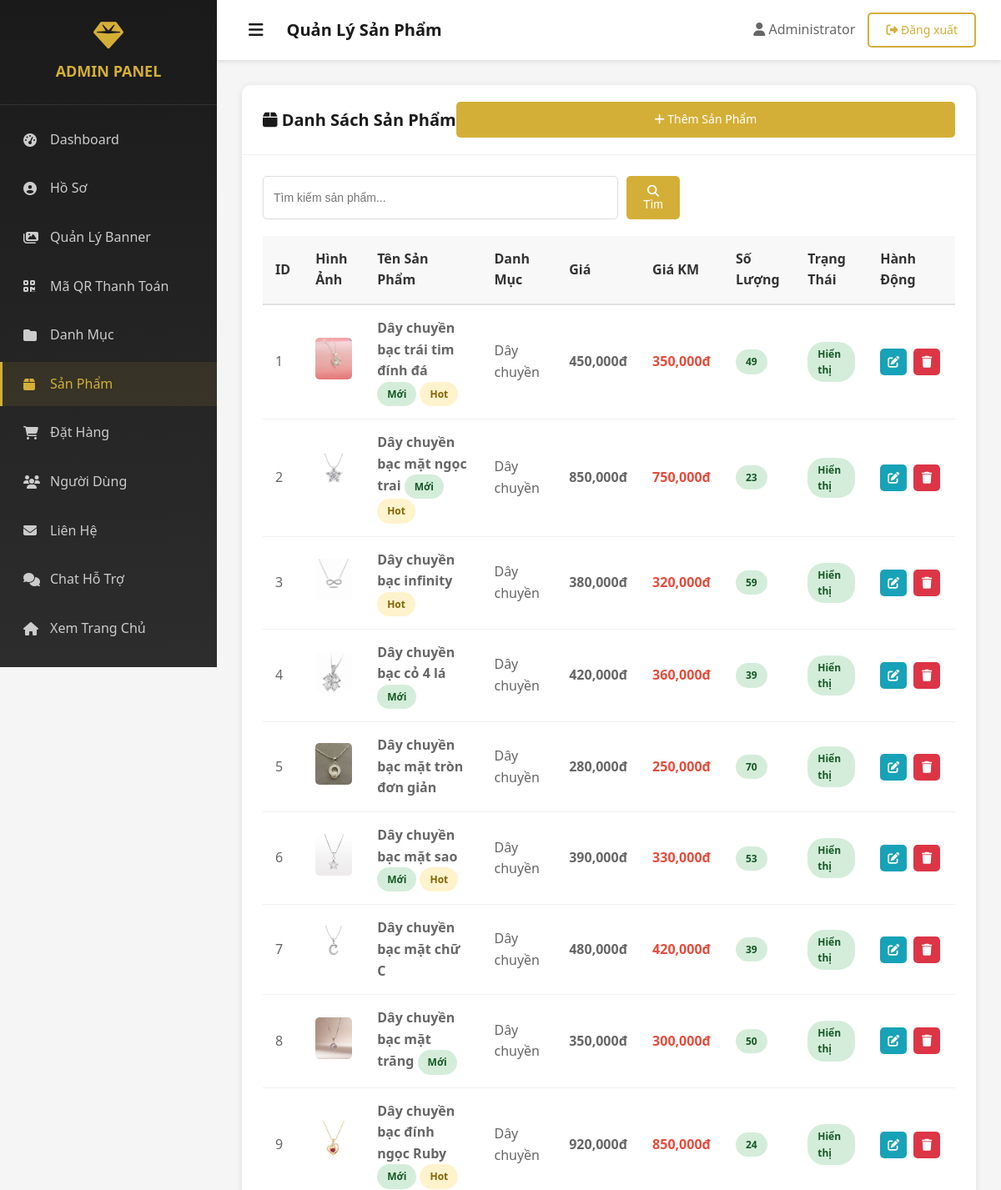
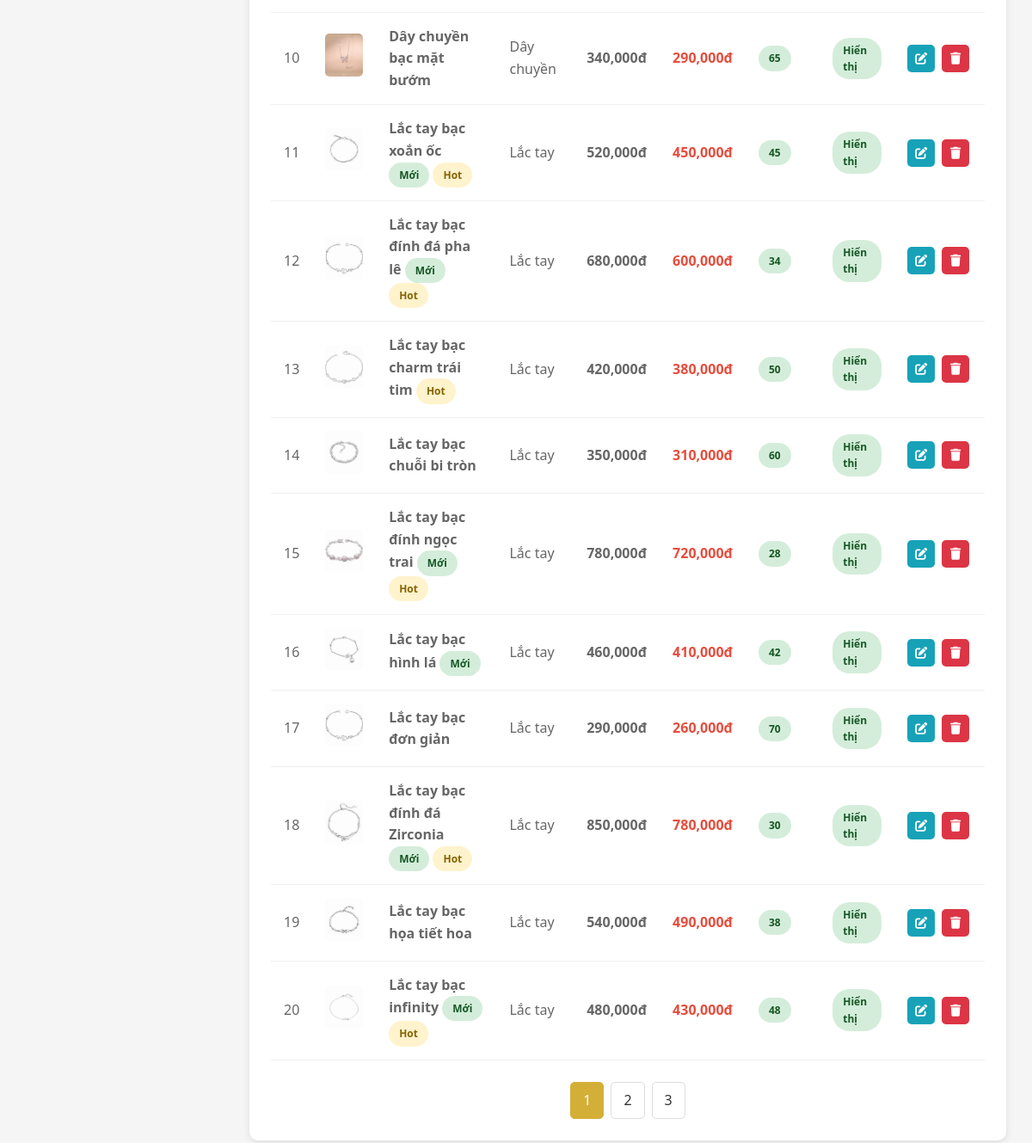
/admin/products.php (signed in), run on the app's committed database (2 pictures, top to bottom).
### tables this page shows
CREATE TABLE `products` (
  `id` int(11) NOT NULL,
  `category_id` int(11) NOT NULL,
  `name` varchar(255) NOT NULL,
  `slug` varchar(255) NOT NULL,
  `description` text DEFAULT NULL,
  `price` decimal(10,2) NOT NULL,
  `sale_price` decimal(10,2) DEFAULT NULL,
  `image` varchar(255) DEFAULT NULL,
  `images` text DEFAULT NULL,
  `quantity` int(11) DEFAULT 0,
  `weight` decimal(8,2) DEFAULT NULL,
  `material` varchar(100) DEFAULT NULL,
  `is_new` tinyint(1) DEFAULT 0,
  `is_featured` tinyint(1) DEFAULT 0,
  `status` tinyint(1) DEFAULT 1,
  `views` int(11) DEFAULT 0,
  `created_at` timestamp NOT NULL DEFAULT current_timestamp(),
  `updated_at` timestamp NOT NULL DEFAULT current_timestamp() ON UPDATE current_timestamp()
);

CREATE TABLE `categories` (
  `id` int(11) NOT NULL,
  `name` varchar(100) NOT NULL,
  `slug` varchar(100) NOT NULL,
  `description` text DEFAULT NULL,
  `image` varchar(255) DEFAULT NULL,
  `status` tinyint(1) DEFAULT 1,
  `created_at` timestamp NOT NULL DEFAULT current_timestamp(),
  `updated_at` timestamp NOT NULL DEFAULT current_timestamp() ON UPDATE current_timestamp()
);

### admin/products.php (the view, shortened to what this page needs)
<?php
require_once 'check_admin.php';
$gioi_han = 20;
$trang_hientai = isset($_GET['page']) ? (int)$_GET['page'] : 1;
$vi_tri_batdau = ($trang_hientai - 1) * $gioi_han;
$tu_khoa = isset($_GET['search']) ? mysqli_real_escape_string($conn, $_GET['search']) : '';
$dieu_kien = $tu_khoa ? "WHERE name LIKE '%$tu_khoa%'" : '';
$tong_sanpham = mysqli_fetch_assoc(mysqli_query($conn, "SELECT COUNT(*) as count FROM products $dieu_kien"))['count'];
$tong_sotrang = ceil($tong_sanpham / $gioi_han);
$limit = $gioi_han;
$page = $trang_hientai;
$offset = $vi_tri_batdau;
$search = $tu_khoa;
$where = $dieu_kien;
$total_pages = $tong_sotrang;
$products_query = "SELECT p.*, c.name as category_name
                  FROM products p
                  LEFT JOIN categories c ON p.category_id = c.id
                  $where
                  ORDER BY p.created_at DESC
                  LIMIT $limit OFFSET $offset";
$products = mysqli_query($conn, $products_query);
include 'includes/header.php';
?>
<div class="admin-card">
    <div class="admin-card-header">
        <h3><i class="fas fa-box"></i> Danh Sách Sản Phẩm</h3>
        <a href="product-add.php" class="btn btn-primary">
            <i class="fas fa-plus"></i> Thêm Sản Phẩm
        </a>
    </div>
    <div class="admin-card-body">
        <form method="GET" style="margin-bottom: 20px;">
            <div style="display: flex; gap: 10px; max-width: 500px;">
                <input type="text" name="search" class="form-control" placeholder="Tìm kiếm sản phẩm..."
                       value="<?php echo htmlspecialchars($search); ?>">
                <button type="submit" class="btn btn-primary">
                    <i class="fas fa-search"></i> Tìm
                </button>
            </div>
        </form>
        <table class="admin-table">
            <thead>
                <tr>
                    <th>ID</th>
                    <th>Hình Ảnh</th>
                    <th>Tên Sản Phẩm</th>
                    <th>Danh Mục</th>
                    <th>Giá</th>
                    <th>Giá KM</th>
                    <th>Số Lượng</th>
                    <th>Trạng Thái</th>
                    <th>Hành Động</th>
                </tr>
            </thead>
            <tbody>
                <?php if(mysqli_num_rows($products) > 0): ?>
                <?php while($product = mysqli_fetch_assoc($products)): ?>
                <tr>
                    <td><?php echo $product['id']; ?></td>
                    <td>
                        <img src="<?php echo BASE_URL; ?>assets/images/products/<?php echo $product['image']; ?>"
                             alt="<?php echo $product['name']; ?>">
                    </td>
                    <td>
                        <strong><?php echo $product['name']; ?></strong>
                        <?php if($product['is_new']): ?>
                        <span class="badge badge-success">Mới</span>
                        <?php endif; ?>
                        <?php if($product['is_featured']): ?>
                        <span class="badge badge-warning">Hot</span>
                        <?php endif; ?>
                    </td>
                    <td><?php echo $product['category_name']; ?></td>
                    <td><strong><?php echo number_format($product['price']); ?>đ</strong></td>
                    <td>
                        <?php if($product['sale_price']): ?>
                        <strong style="color: #e74c3c;"><?php echo number_format($product['sale_price']); ?>đ</strong>
                        <?php else: ?>
                        -
                        <?php endif; ?>
                    </td>
                    <td>
                        <span class="badge <?php echo $product['quantity'] > 10 ? 'badge-success' : 'badge-warning'; ?>">
                            <?php echo $product['quantity']; ?>
                        </span>
                    </td>
                    <td>
                        <?php if($product['status']): ?>
                        <span class="badge badge-success">Hiển thị</span>
                        <?php else: ?>
                        <span class="badge badge-danger">Ẩn</span>
                        <?php endif; ?>
                    </td>
                    <td>
                        <div class="action-buttons">
                            <a href="product-edit.php?id=<?php echo $product['id']; ?>" class="btn-icon btn-edit" title="Sửa">
                                <i class="fas fa-edit"></i>
                            </a>
                            <a href="products.php?delete=<?php echo $product['id']; ?>"
                               onclick="return confirm('Bạn có chắc muốn xóa?')"
                               class="btn-icon btn-delete" title="Xóa">
                                <i class="fas fa-trash"></i>
                            </a>
                        </div>
                    </td>
                </tr>
                <?php endwhile; ?>
                <?php endif; ?>
            </tbody>
        </table>
        <?php if($total_pages > 1): ?>
        <div class="admin-pagination">
            <?php for($i = 1; $i <= $total_pages; $i++): ?>
            <a href="?page=<?php echo $i; ?>&search=<?php echo $search; ?>"
               class="<?php echo $page == $i ? 'active' : ''; ?>">
                <?php echo $i; ?>
            </a>
            <?php endfor; ?>
        </div>
        <?php endif; ?>
    </div>
</div>
<?php include 'includes/footer.php'; ?>

### assets/css/style.css (style rules this page uses)
* { margin: 0; padding: 0; box-sizing: border-box; }
body { font-family: 'Segoe UI', Tahoma, Geneva, Verdana, sans-serif; line-height: 1.6; color: #333; background-color: #f8f8f8; }
a { text-decoration: none; color: inherit; transition: all 0.3s ease; }
img { max-width: 100%; height: auto; }
.btn { padding: 10px 20px; border: none; border-radius: 5px; cursor: pointer; font-size: 14px; font-weight: 500; transition: all 0.3s; text-align: center; display: inline-block; }
.btn-primary { background: #d4af37; color: #fff; flex: 1; }
.form-control { width: 100%; padding: 12px; border: 1px solid #ddd; border-radius: 5px; font-size: 14px; transition: border-color 0.3s; }

### admin/assets/css/admin.css (style rules this page uses)
.admin-body { background: #f5f5f5; font-family: 'Segoe UI', Tahoma, Geneva, Verdana, sans-serif; }
.admin-card { background: #fff; border-radius: 10px; box-shadow: 0 2px 8px rgba(0,0,0,0.1); margin-bottom: 30px; }
.admin-card-header { padding: 20px 25px; border-bottom: 1px solid #f0f0f0; display: flex; justify-content: space-between; align-items: center; }
.admin-card-header h3 { color: #1a1a1a; font-size: 20px; margin: 0; }
.admin-card-body { padding: 25px; }
.admin-table { width: 100%; background: #fff; border-collapse: collapse; }
.admin-table thead { background: #f8f8f8; }
.admin-table th { padding: 15px; text-align: left; font-weight: 600; color: #333; border-bottom: 2px solid #e0e0e0; }
.admin-table td { padding: 15px; border-bottom: 1px solid #f0f0f0; color: #666; }
.admin-table img { width: 50px; height: 50px; object-fit: cover; border-radius: 5px; }
.badge { display: inline-block; padding: 5px 12px; border-radius: 20px; font-size: 12px; font-weight: 600; }
.badge-success { background: #d4edda; color: #155724; }
.badge-warning { background: #fff3cd; color: #856404; }
.action-buttons { display: flex; gap: 8px; }
.btn-icon { width: 32px; height: 32px; display: inline-flex; align-items: center; justify-content: center; border-radius: 5px; border: none; cursor: pointer; transition: all 0.3s; font-size: 14px; }
.btn-edit { background: #17a2b8; color: #fff; }
.btn-delete { background: #dc3545; color: #fff; }
.admin-pagination { display: flex; justify-content: center; gap: 8px; margin-top: 25px; }
.admin-pagination a, .admin-pagination span { padding: 8px 14px; background: #fff; border: 1px solid #ddd; border-radius: 5px; color: #333; transition: all 0.3s; }
.admin-pagination .active { background: #d4af37; color: #fff; border-color: #d4af37; }

### data on the page
products: id "1", image (picture), name "Dây chuyền bạc trái tim đính đá", is_new "Mới", is_featured "Hot", category.name "Dây chuyền", price "450,000", sale_price "350,000", quantity "49", status "Hiển thị"
products: id "2", image (picture), name "Dây chuyền bạc mặt ngọc trai", is_new "Mới", is_featured "Hot", category.name "Dây chuyền", price "850,000", sale_price "750,000", quantity "23", status "Hiển thị"
products: id "3", image (picture), name "Dây chuyền bạc infinity", is_featured "Hot", category.name "Dây chuyền", price "380,000", sale_price "320,000", quantity "59", status "Hiển thị"
products: id "4", image (picture), name "Dây chuyền bạc cỏ 4 lá", is_new "Mới", category.name "Dây chuyền", price "420,000", sale_price "360,000", quantity "39", status "Hiển thị"
products: id "5", image (picture), name "Dây chuyền bạc mặt tròn đơn giản", category.name "Dây chuyền", price "280,000", sale_price "250,000", quantity "70", status "Hiển thị"
products: id "6", image (picture), name "Dây chuyền bạc mặt sao", is_new "Mới", is_featured "Hot", category.name "Dây chuyền", price "390,000", sale_price "330,000", quantity "53", status "Hiển thị"
products: id "7", image (picture), name "Dây chuyền bạc mặt chữ C", category.name "Dây chuyền", price "480,000", sale_price "420,000", quantity "39", status "Hiển thị"
products: id "8", image (picture), name "Dây chuyền bạc mặt trăng", is_new "Mới", category.name "Dây chuyền", price "350,000", sale_price "300,000", quantity "50", status "Hiển thị"
products: id "9", image (picture), name "Dây chuyền bạc đính ngọc Ruby", is_new "Mới", is_featured "Hot", category.name "Dây chuyền", price "920,000", sale_price "850,000", quantity "24", status "Hiển thị"
products: id "10", image (picture), name "Dây chuyền bạc mặt bướm", category.name "Dây chuyền", price "340,000", sale_price "290,000", quantity "65", status "Hiển thị"
products: id "11", image (picture), name "Lắc tay bạc xoắn ốc", is_new "Mới", is_featured "Hot", category.name "Lắc tay", price "520,000", sale_price "450,000", quantity "45", status "Hiển thị"
products: id "12", image (picture), name "Lắc tay bạc đính đá pha lê", is_new "Mới", is_featured "Hot", category.name "Lắc tay", price "680,000", sale_price "600,000", quantity "34", status "Hiển thị"
products: id "13", image (picture), name "Lắc tay bạc charm trái tim", is_featured "Hot", category.name "Lắc tay", price "420,000", sale_price "380,000", quantity "50", status "Hiển thị"
products: id "14", image (picture), name "Lắc tay bạc chuỗi bi tròn", category.name "Lắc tay", price "350,000", sale_price "310,000", quantity "60", status "Hiển thị"
products: id "15", image (picture), name "Lắc tay bạc đính ngọc trai", is_new "Mới", is_featured "Hot", category.name "Lắc tay", price "780,000", sale_price "720,000", quantity "28", status "Hiển thị"
products: id "16", image (picture), name "Lắc tay bạc hình lá", is_new "Mới", category.name "Lắc tay", price "460,000", sale_price "410,000", quantity "42", status "Hiển thị"
products: id "17", image (picture), name "Lắc tay bạc đơn giản", category.name "Lắc tay", price "290,000", sale_price "260,000", quantity "70", status "Hiển thị"
products: id "18", image (picture), name "Lắc tay bạc đính đá Zirconia", is_new "Mới", is_featured "Hot", category.name "Lắc tay", price "850,000", sale_price "780,000", quantity "30", status "Hiển thị"
products: id "19", image (picture), name "Lắc tay bạc họa tiết hoa", category.name "Lắc tay", price "540,000", sale_price "490,000", quantity "38", status "Hiển thị"
products: id "20", image (picture), name "Lắc tay bạc infinity", is_new "Mới", is_featured "Hot", category.name "Lắc tay", price "480,000", sale_price "430,000", quantity "48", status "Hiển thị"

### other printed values
$page_title "Quản Lý Sản Phẩm"
$_SESSION['user_name'] "Administrator"
